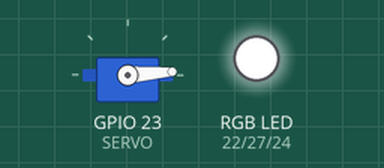
A program run on a simulated Raspberry Pi (BCM pin numbers). Shown: servo, an RGB LED mixed from three pins (HIGH = lit). Servo angles are drawn from the pulse width (0.5 ms = 0°, 2.5 ms = 180°); what the program prints to the terminal is not drawn.

Above: at 0.05 s.
At 0.8 s:
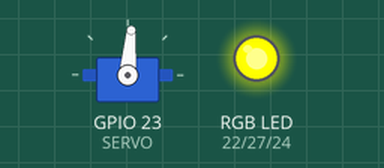
At 1.2 s:
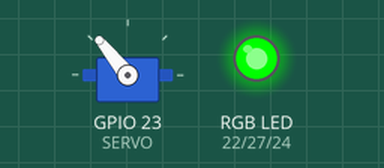
At 1.6 s:
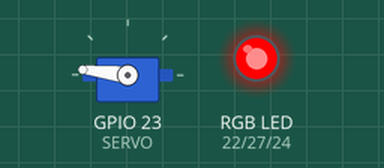
At 2.35 s:
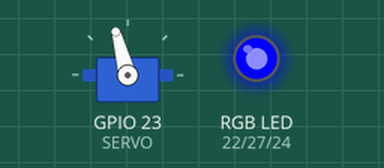
At 3.15 s:
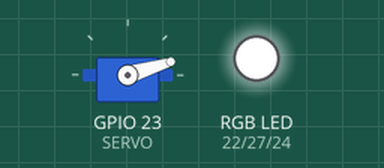
Timing chart, 0 to 7.6 s (numbered marks = the images above):
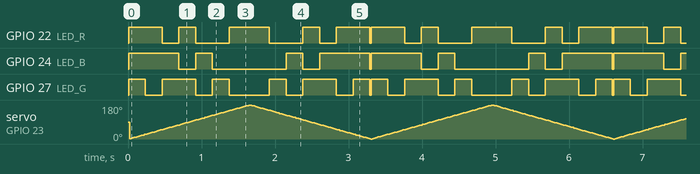

The program:

spot_light_pwm_manager.py
```python
# -*- coding:UTF-8 -*-
# ##########################
#  Implement by pwm
# ##########################

import RPi.GPIO as GPIO
import time

# RGB Pi-Pin Code
LED_R = 22
LED_G = 27
LED_B = 24
SERVO = 23


class SpotLightPWMManager:

    def __init__(self):
        GPIO.setmode(GPIO.BCM)
        GPIO.setwarnings(False)
        GPIO.setup(LED_R, GPIO.OUT)
        GPIO.setup(LED_G, GPIO.OUT)
        GPIO.setup(LED_B, GPIO.OUT)
        GPIO.setup(SERVO, GPIO.OUT)
        self.pwm_servo = GPIO.PWM(SERVO, 50)
        self.pwm_servo.start(0)

    def turn_on_red(self):
        GPIO.output(LED_R, GPIO.HIGH)
        GPIO.output(LED_G, GPIO.LOW)
        GPIO.output(LED_B, GPIO.LOW)

    def turn_on_green(self):
        GPIO.output(LED_R, GPIO.LOW)
        GPIO.output(LED_G, GPIO.HIGH)
        GPIO.output(LED_B, GPIO.LOW)

    def turn_on_blue(self):
        GPIO.output(LED_R, GPIO.LOW)
        GPIO.output(LED_G, GPIO.LOW)
        GPIO.output(LED_B, GPIO.HIGH)

    def turn_on_red_green(self):
        GPIO.output(LED_R, GPIO.HIGH)
        GPIO.output(LED_G, GPIO.HIGH)
        GPIO.output(LED_B, GPIO.LOW)

    def turn_on_green_blue(self):
        GPIO.output(LED_R, GPIO.LOW)
        GPIO.output(LED_G, GPIO.HIGH)
        GPIO.output(LED_B, GPIO.HIGH)

    def turn_on_red_blue(self):
        GPIO.output(LED_R, GPIO.HIGH)
        GPIO.output(LED_G, GPIO.LOW)
        GPIO.output(LED_B, GPIO.HIGH)

    def turn_on_red_green_blue(self):
        GPIO.output(LED_R, GPIO.HIGH)
        GPIO.output(LED_G, GPIO.HIGH)
        GPIO.output(LED_B, GPIO.HIGH)

    def turn_off_red_green_blue(self):
        GPIO.output(LED_R, GPIO.LOW)
        GPIO.output(LED_G, GPIO.LOW)
        GPIO.output(LED_B, GPIO.LOW)

    def corlor_light(self, angle):
        if angle > 150:
            self.turn_on_red()
        elif angle > 125:
            self.turn_on_green()
        elif angle >100:
            self.turn_on_blue()
        elif angle > 75:
            self.turn_on_red_green()
        elif angle > 50:
            self.turn_on_green_blue()
        elif angle > 25:
            self.turn_on_red_blue()
        elif angle > 0:
            self.turn_on_red_green_blue()
        else:
            self.turn_off_red_green_blue()

    # servo turning
    def servo_control_color(self):
        for angle in range(181):
            self.pwm_servo.ChangeDutyCycle(2.5 + 10 * angle/180)
            print(angle)
            self.corlor_light(angle)
            time.sleep(0.009)

        for angle in reversed(range(181)):
            self.pwm_servo.ChangeDutyCycle(2.5 + 10 * angle/180)
            print(angle)
            self.corlor_light(angle)
            time.sleep(0.009)


if __name__ == "__main__":
    try:
        spot_light_manager = SpotLightPWMManager()
        spot_light_manager.pwm_servo.ChangeDutyCycle(2.5 + 10 * 90/180)

        while True:
            spot_light_manager.servo_control_color()

    except KeyboardInterrupt:
        pass
        spot_light_manager.pwm_servo.stop()
        GPIO.cleanup()
```

Measured:
- by itself, GPIO 24 (LED_B): repeats every 3.3 s: LOW 0.23 s, HIGH 0.23 s, LOW 1.0 s, HIGH 0.23 s, LOW 0.23 s, HIGH 0.68 s, LOW 0.02 s, HIGH 0.68 s
- by itself, GPIO 22 (LED_R): repeats every 3.3 s: LOW 0.23 s, HIGH 0.23 s, LOW 0.46 s, HIGH 0.55 s, LOW 0.46 s, HIGH 0.23 s, LOW 0.23 s, HIGH 0.46 s, LOW 0.02 s, HIGH 0.46 s
- by itself, GPIO 27 (LED_G): repeats every 3.3 s: LOW 0.23 s, HIGH 0.46 s, LOW 0.23 s, HIGH 0.23 s, LOW 0.55 s, HIGH 0.23 s, LOW 0.23 s, HIGH 0.46 s, LOW 0.23 s, HIGH 0.23 s, LOW 0.02 s, HIGH 0.23 s
